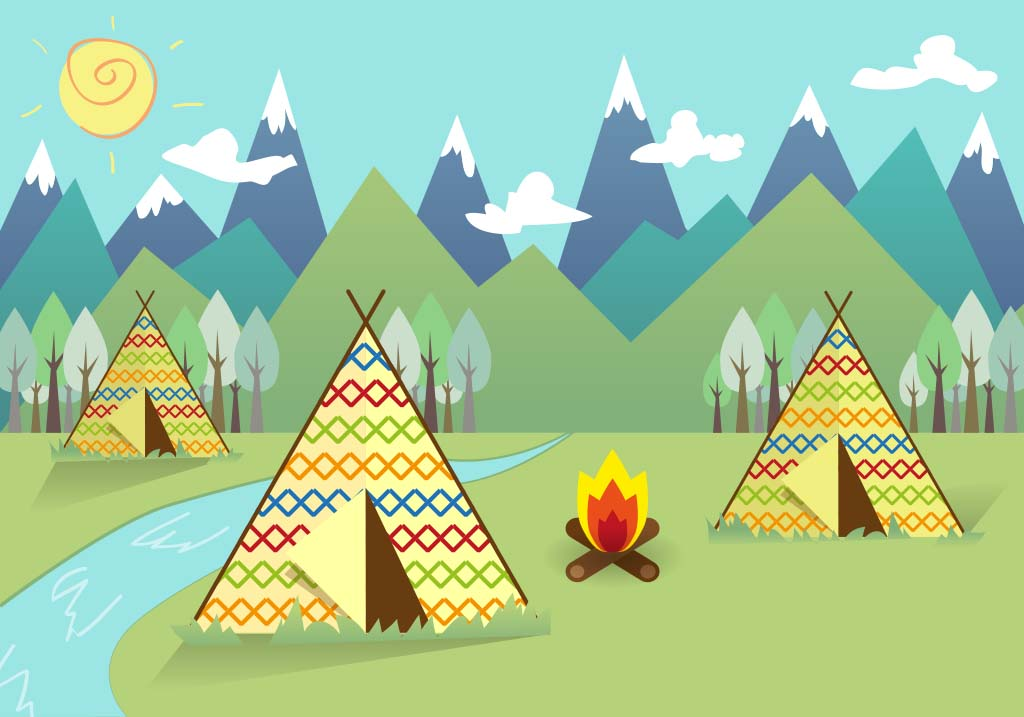
#> input picture pic.jpg, 1024 x 717 px
$ python rgb_to_yuv_and_extract.py   (older library calls are emulated)
#> lines starting #> are read from the running program, lines starting #| are printed output that depends on the picture
#> in main, im is the input picture: PIL image 1024x717 RGB; mean R, G, B 162.4, 199.7, 156.7
# -*- coding:utf-8 -*-
import numpy as np
import matplotlib.pyplot as plt
from PIL import Image
import copy

def rgb_to_ycbcr(im_rgb):
    im_ycbcr = copy.deepcopy(im_rgb)

    R = im_rgb[:, :, 0]
    G = im_rgb[:, :, 1]
    B = im_rgb[:, :, 2]

    im_ycbcr[:, :, 0] = 0.299 * R + 0.587 * G + 0.114 * B
    im_ycbcr[:, :, 1] = -0.1687 * R - 0.3313 * G + 0.5 * B + 128
    im_ycbcr[:, :, 2] = 0.5 * R - 0.4187 * G - 0.0813 * B + 128

    return np.uint8(im_ycbcr)

def ycbcr_to_rgb(im_ycbcr):

    im_rgb = copy.deepcopy(im_ycbcr)

    im_rgb = im_rgb.astype(np.float)

    Y = im_rgb[:, :, 0]
    Cb = im_rgb[:, :, 1] - 128
#> Cb: shape (717, 1024) float64; every value is 0
    Cr = im_rgb[:, :, 2] - 128

    im_result = copy.deepcopy(im_rgb)
    im_result[:, :, 0] = Y + 1.402*Cr
    im_result[:, :, 1] = Y - 0.34414*Cb - 0.71414*Cr
    im_result[:, :, 2] = Y + 1.772*Cb

    return np.uint8(im_result)


def main():
    im = Image.open('pic.jpg')
    im = np.array(im)

    plt.subplot(2, 2, 1)
    plt.title('origin image')
    plt.imshow(im)

    im_ycbcr = rgb_to_ycbcr(im)


    # 输出Y分量，使Cb,Cr分量为128
    im_ycbcr_y = copy.deepcopy(im_ycbcr)
    im_ycbcr_y[:,:,1] = 128
    im_ycbcr_y[:,:,2] = 128

    im_rgb_y = ycbcr_to_rgb(im_ycbcr_y)
    plt.subplot(2, 2, 2)
    plt.title('YCbCr Y')
    plt.imshow(im_rgb_y)
    plt.imsave("pic_ycbcr_y.jpg", im_rgb_y)

    # 输出Cb分量，使Y=0,Cr=0
    im_ycbcr_cb = copy.deepcopy(im_ycbcr)
    im_ycbcr_cb[:, :, 0] = 0
    im_ycbcr_cb[:, :, 2] = 0
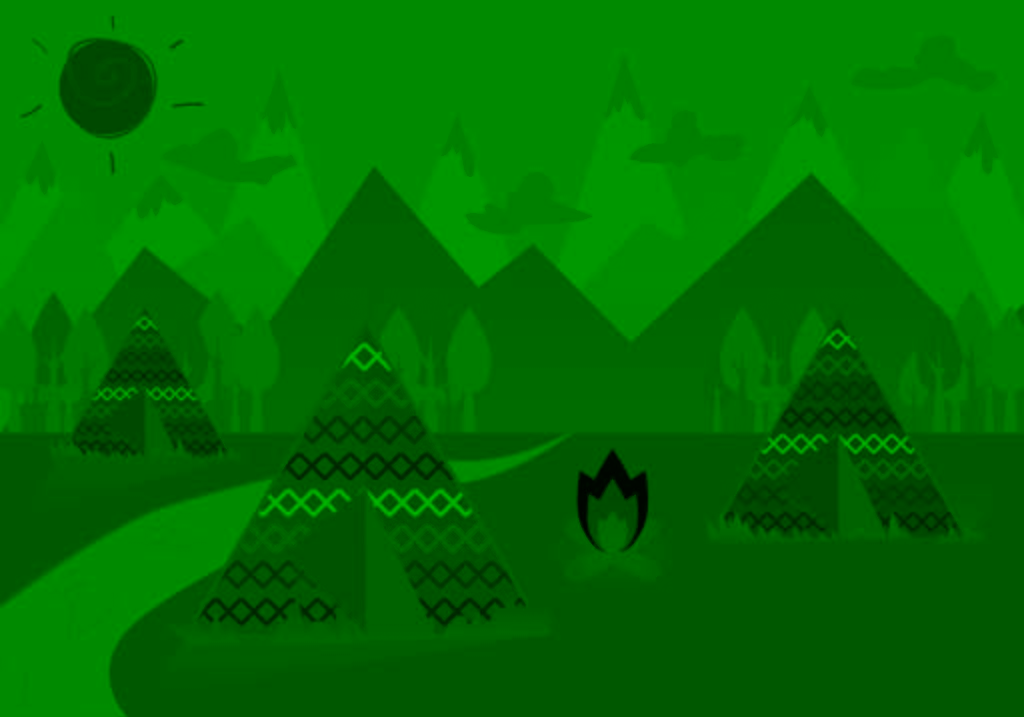
#> im_ycbcr_cb: shape (717, 1024, 3); mean R, G, B 0, 112.2, 0
    im_rgb_cb = ycbcr_to_rgb(im_ycbcr_cb)
#> in ycbcr_to_rgb (call 2), `Cb = im_rgb[:, :, 1] - 128`:
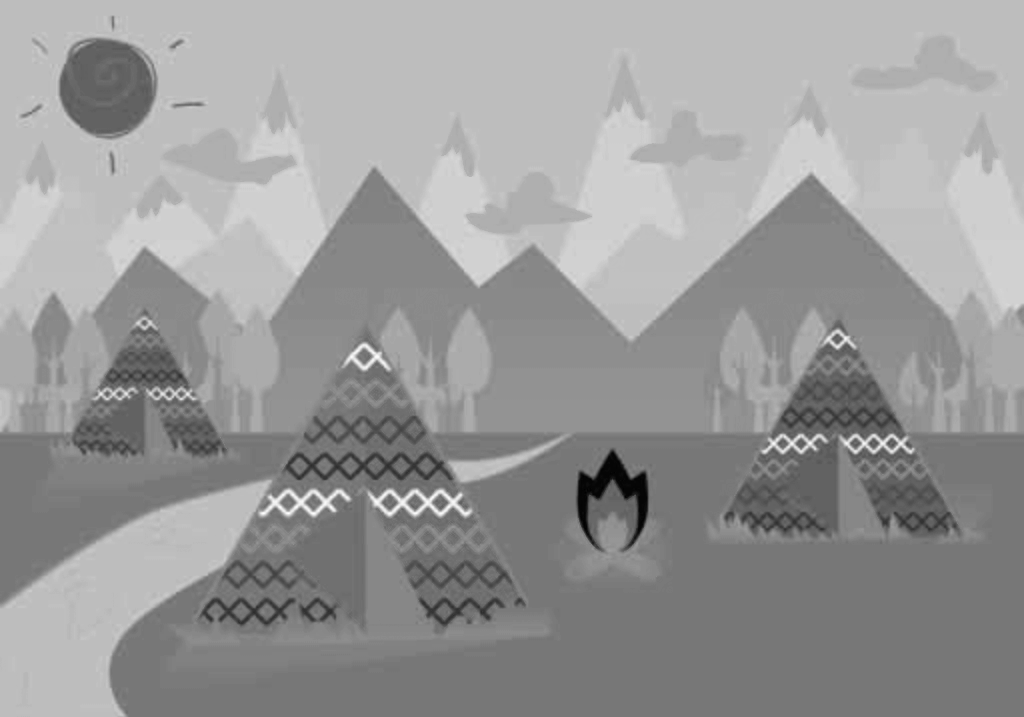
#> Cb: shape (717, 1024) float64; min -126, max 57, mean -15.8; drawn with min black and max white
#> in ycbcr_to_rgb (call 2), `Cr = im_rgb[:, :, 2] - 128`: Cr: shape (717, 1024) float64; every value is -128
    plt.subplot(2, 2, 3)
    plt.title('YCbCr Cb')
    plt.imshow(im_rgb_cb)
    plt.imsave("pic_ycbcr_cb.jpg", im_rgb_cb)

    # 输出Cr分量，使Y=0,Cb=0
    im_ycbcr_cr = copy.deepcopy(im_ycbcr)
    im_ycbcr_cr[:, :, 0] = 0
    im_ycbcr_cr[:, :, 1] = 0
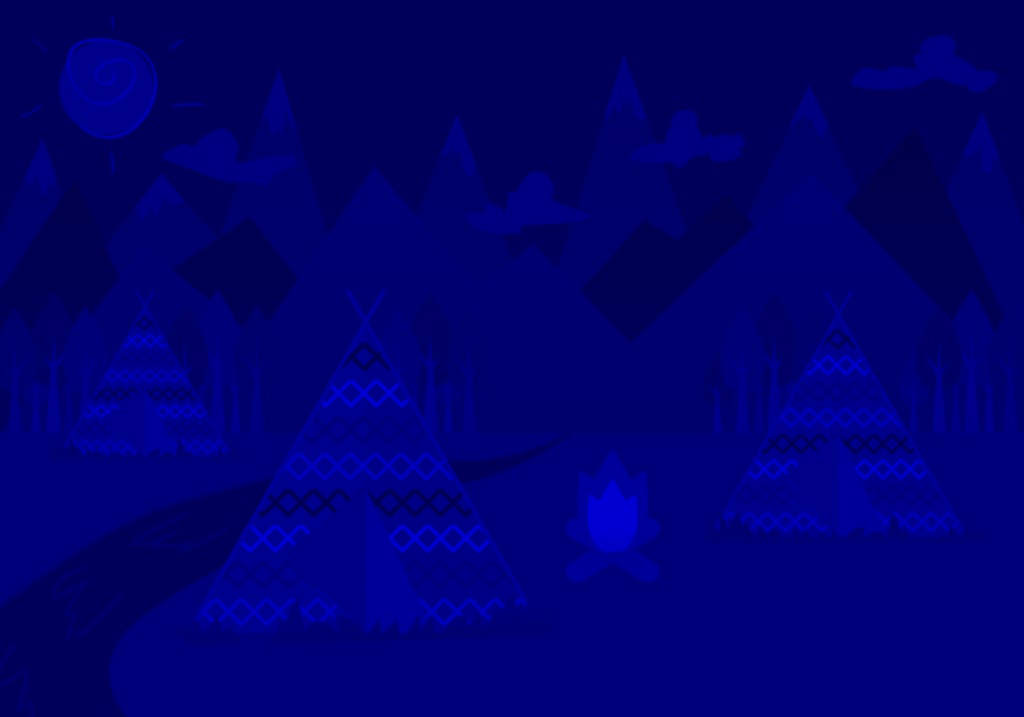
#> im_ycbcr_cr: shape (717, 1024, 3); mean R, G, B 0, 0, 112.4
    im_rgb_cr = ycbcr_to_rgb(im_ycbcr_cr)
#> in ycbcr_to_rgb (call 3), `Cr = im_rgb[:, :, 2] - 128`:
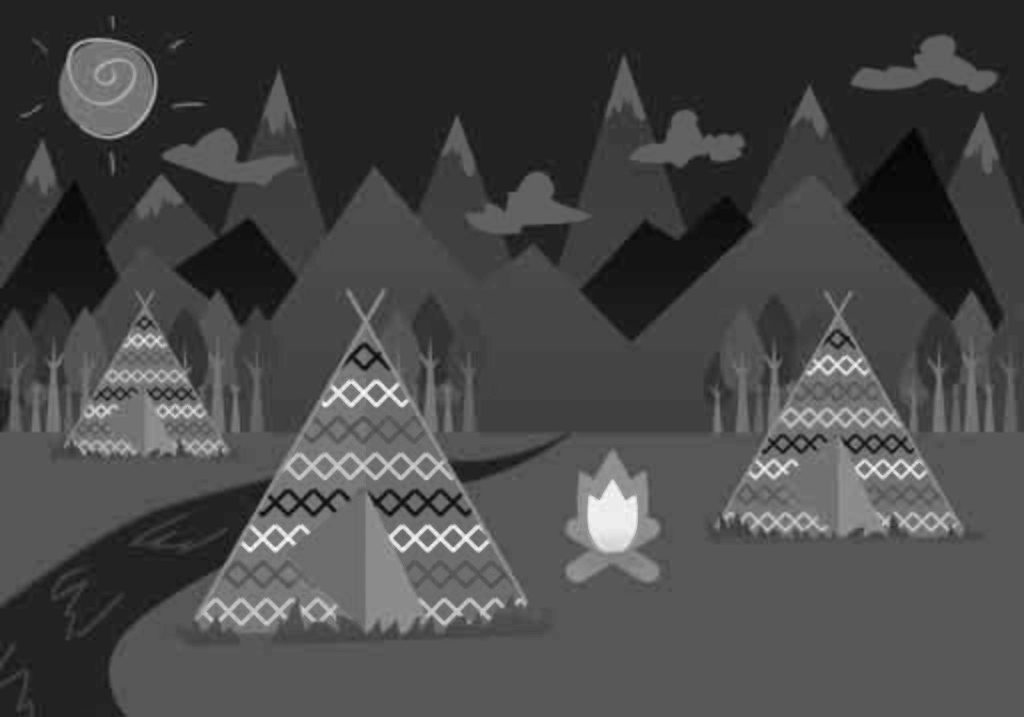
#> Cr: shape (717, 1024) float64; min -58, max 92, mean -15.6; drawn with min black and max white
#> in ycbcr_to_rgb (call 3), `im_result[:, :, 2] = Y + 1.772*Cb`:
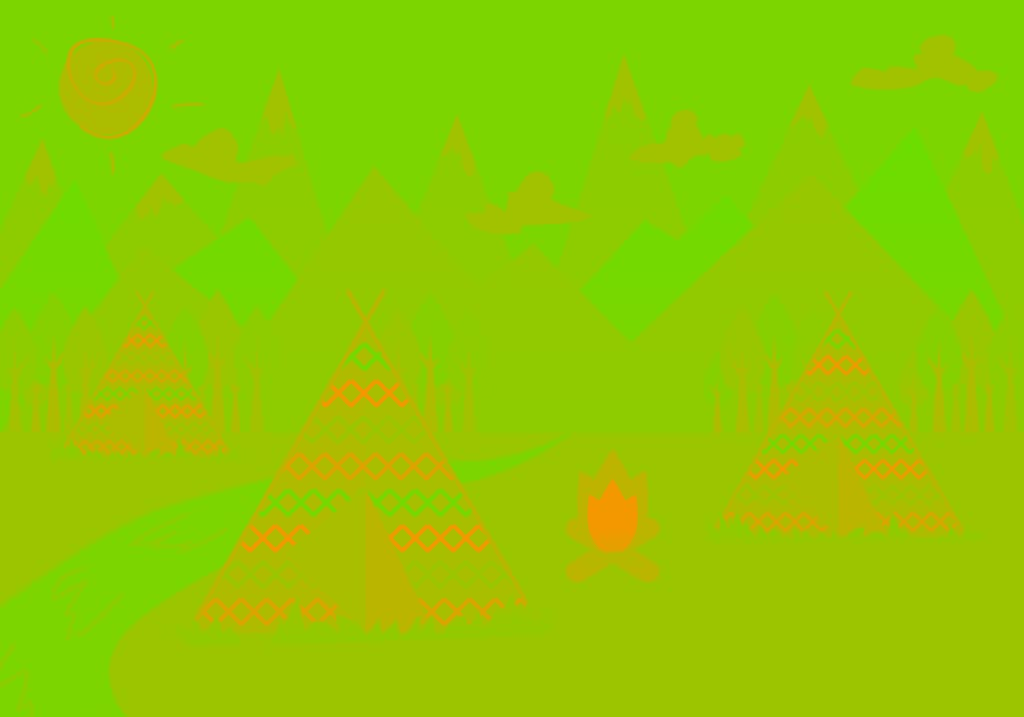
#> im_result: shape (717, 1024, 3) float64; mean R, G, B -21.9, 55.2, -226.8; drawn with min black and max white
#> in ycbcr_to_rgb (call 3), `return np.uint8(im_result)`:
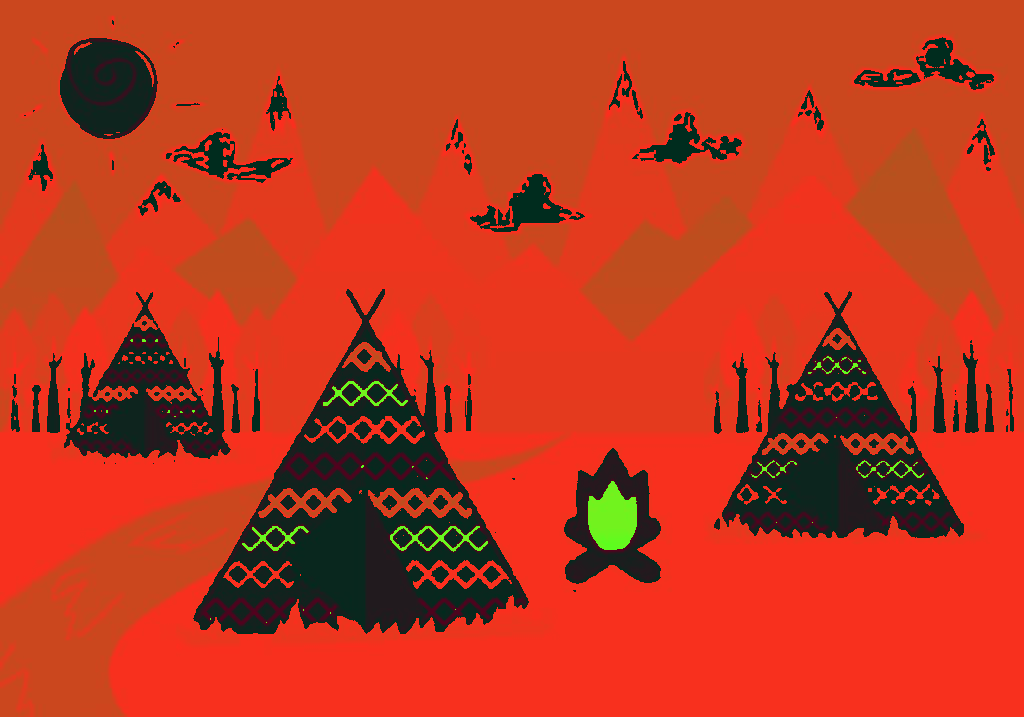
#> returned value: shape (717, 1024, 3); mean of channels 0, 1, 2 192.6, 56.5, 30; drawn as R, G, B
    plt.subplot(2, 2, 4)
    plt.title('YCbCr Cr')
    plt.imshow(im_rgb_cr)
    plt.imsave("pic_ycbcr_cr.jpg", im_rgb_cr)

    plt.show()


if __name__ == '__main__':
    main()

$ run again, with camp.jpg copied over pic.jpg
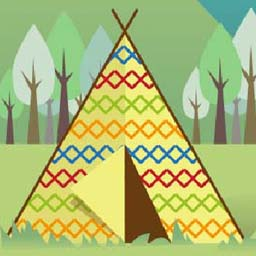
#> input picture camp.jpg, 256 x 256 px
#> in main, im is the input picture: PIL image 256x256 RGB; mean R, G, B 172.1, 186.6, 116.5
#> Cb: shape (256, 256) float64; every value is 0
#> Cr: shape (256, 256) float64; every value is -128
#> in ycbcr_to_rgb (call 3), `im_result[:, :, 2] = Y + 1.772*Cb`:
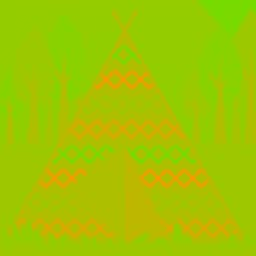
#> im_result: shape (256, 256, 3) float64; mean R, G, B -2.9, 45.5, -226.8; drawn with min black and max white
#> in main, `plt.imsave("pic_ycbcr_cr.jpg", im_rgb_cr)`:
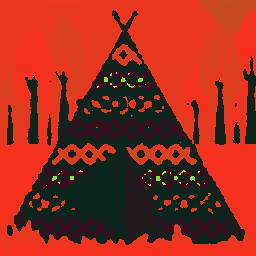
#> saved as pic_ycbcr_cr.jpg: shape (256, 256, 3); mean R, G, B 151.4, 46.2, 30.2
